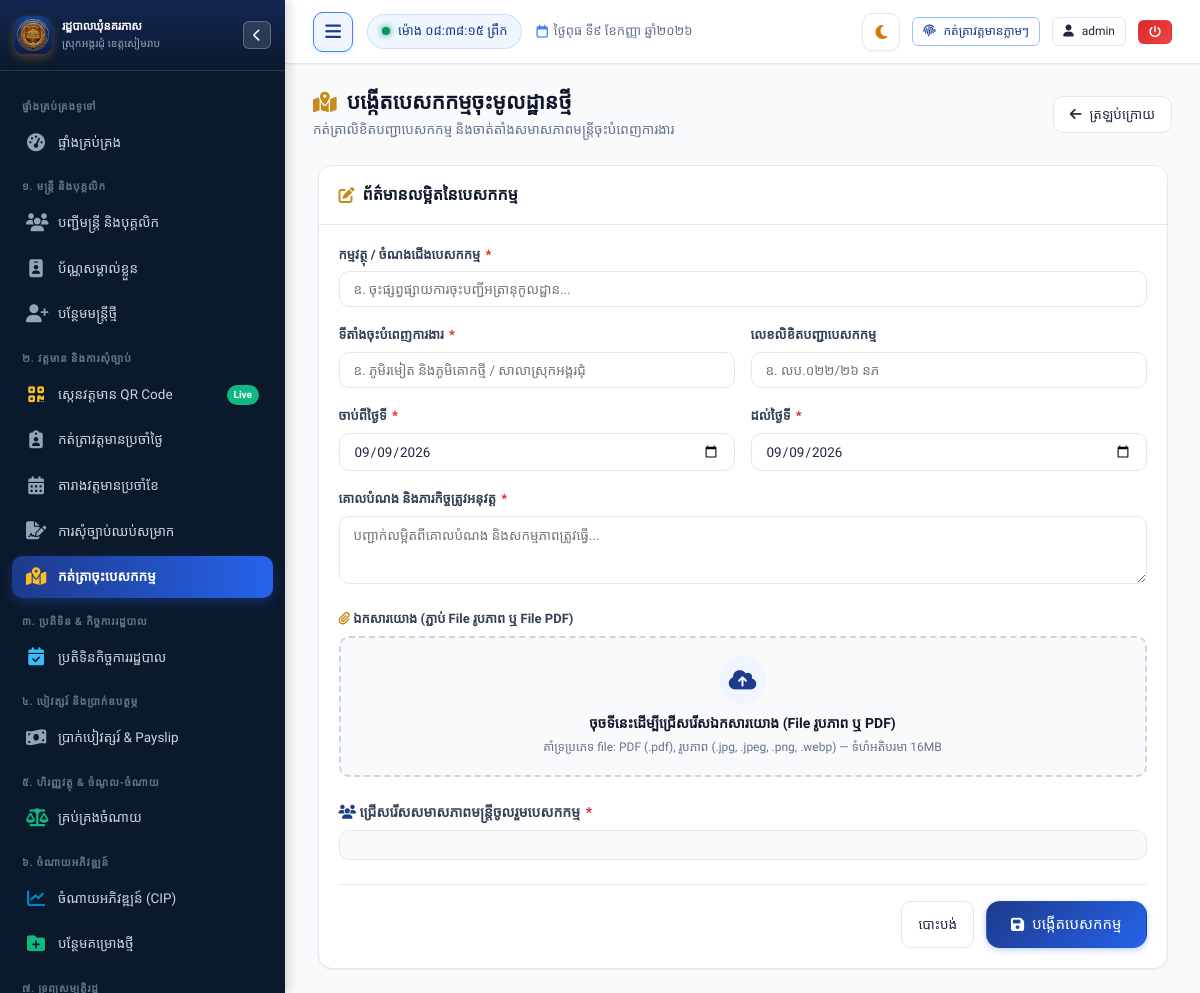
The app's page /missions/new (signed in), older data.
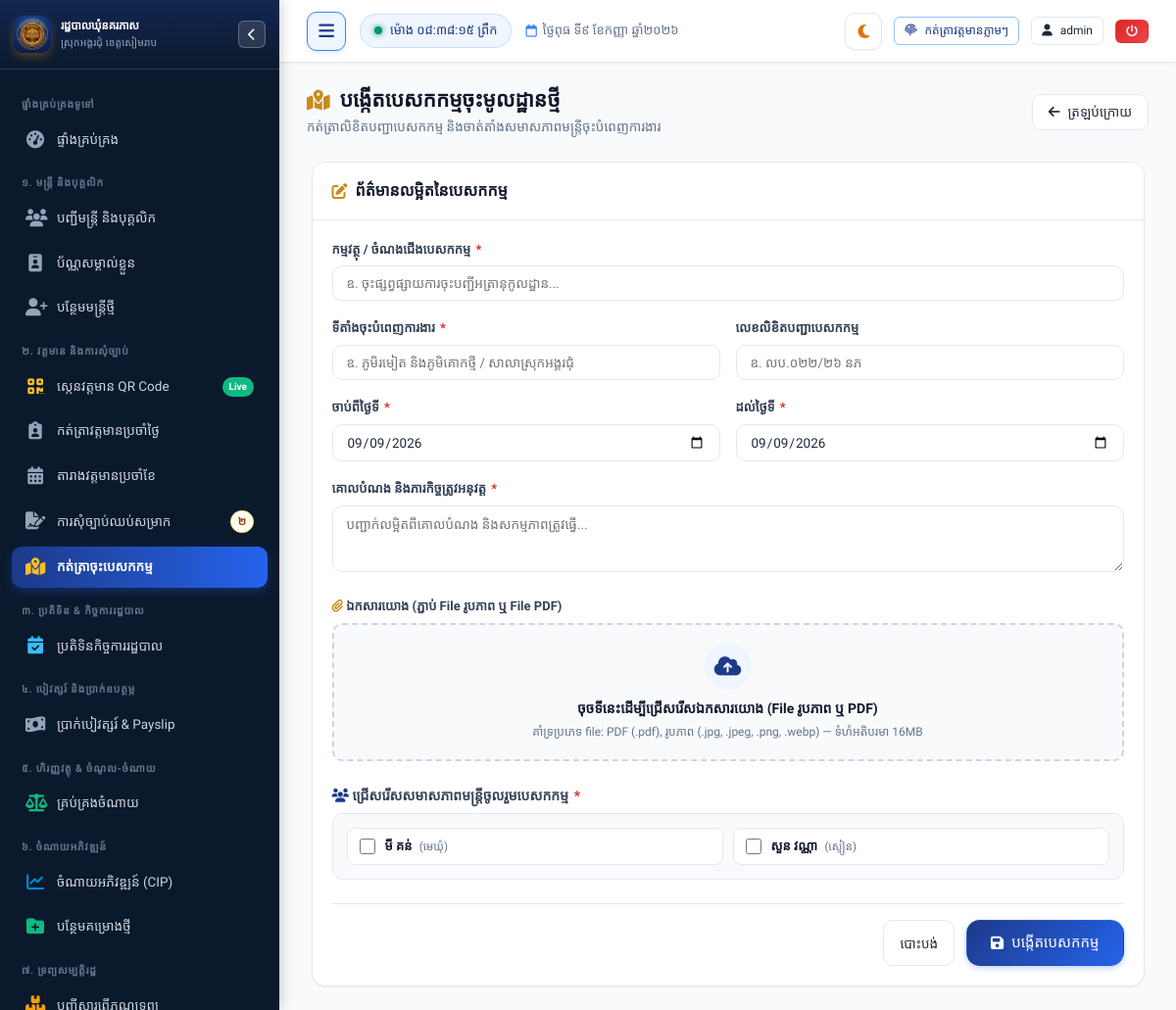
The same page, newer data.
### tables this page shows
CREATE TABLE staff (
        id INTEGER PRIMARY KEY AUTOINCREMENT,
        officer_code TEXT UNIQUE NOT NULL,
        name_kh TEXT NOT NULL,
        name_en TEXT NOT NULL,
        gender TEXT NOT NULL, -- 'ប្រុស', 'ស្រី'
        dob TEXT NOT NULL,
        national_id TEXT,
        phone TEXT,
        email TEXT,
        village TEXT NOT NULL,
        commune TEXT DEFAULT 'នគរភាស',
        district TEXT DEFAULT 'វ៉ារិន',
        province TEXT DEFAULT 'សៀមរាប',
        address TEXT,
        category TEXT NOT NULL, -- 'council', 'clerk', 'contract', 'village'
        position_title_kh TEXT NOT NULL,
        position_title_en TEXT,
        cadre_level TEXT, -- កម្រិតក្របខណ្ឌ
        appointment_date TEXT,
        contract_end_date TEXT,
        base_salary REAL DEFAULT 0,
        position_allowance REAL DEFAULT 0,
        family_allowance REAL DEFAULT 0,
        education_level TEXT,
        photo TEXT,
        status TEXT DEFAULT 'active', -- 'active', 'resigned', 'retired', 'suspended'
        emergency_contact TEXT,
        notes TEXT,
        created_at TIMESTAMP DEFAULT CURRENT_TIMESTAMP,
        updated_at TIMESTAMP DEFAULT CURRENT_TIMESTAMP
    );

### app.py (the view, shortened to what this page needs)
@app.route("/missions/new", methods=["GET", "POST"])
@clerk_or_admin_required
def mission_create():
    conn = get_db()
    cursor = conn.cursor()
    cursor.execute("SELECT id, officer_code, name_kh, position_title_kh, category FROM staff WHERE status = 'active' ORDER BY name_kh")
    active_staff = cursor.fetchall()
    conn.close()
    return render_template("mission/form.html", active_staff=active_staff)

### app.py (called while the page is built, shortened)
@app.teardown_appcontext
def teardown_db(exception=None):
    close_db_connection(exception)

@app.after_request
def add_cache_headers(response):
    if request.path.startswith('/static/css') or request.path.startswith('/static/js'):
        response.headers['Cache-Control'] = 'no-cache, must-revalidate'
    elif request.path.startswith('/static') or request.path == '/favicon.ico':
        response.headers['Cache-Control'] = 'public, max-age=86400'
    return response

@app.before_request
def ensure_database_ready():
    if request.path.startswith('/static') or request.path == '/favicon.ico':
        return

@app.template_filter("kh_num")
def kh_num_filter(val):
    return to_khmer_num(val)

### database.py (called while the page is built, shortened)
def _raw_create_connection():
    conn = sqlite3.connect(DB_PATH)
    conn.row_factory = sqlite3.Row
    conn.execute("PRAGMA foreign_keys = ON")
    conn.execute("PRAGMA journal_mode = WAL")
    conn.execute("PRAGMA synchronous = NORMAL")
    conn.execute("PRAGMA cache_size = -64000")
    return SqliteConnectionWrapper(conn)

    def cursor(self):
        return self._conn.cursor()

### templates/mission/form.html (shortened to what the changed rows need)
{% extends "base.html" %}
{% block content %}
<div class="page-header">
  <div class="page-header-title">
    <h1>
      <i class="fa-solid fa-map-location-dot text-gold"></i>
      <span>បង្កើតបេសកកម្មចុះមូលដ្ឋានថ្មី</span>
    </h1>
  </div>
</div>
<div class="card" style="max-width: 850px; margin: 0 auto;">
  <div class="card-body">
    <form method="POST" action="{{ url_for('mission_create') }}" enctype="multipart/form-data">
      <div class="form-group" style="margin-top: 24px;">
        <label class="form-label" style="font-size: 14px;">
          <i class="fa-solid fa-users" style="color: var(--primary);"></i> ជ្រើសរើសសមាសភាពមន្ត្រីចូលរួមបេសកកម្ម <span class="required">*</span>
        </label>
        <div class="staff-selector-container">
          <div class="staff-checkbox-grid">
            {% for s in active_staff %}
            <label class="staff-checkbox-card">
              <input type="checkbox" name="staff_ids" value="{{ s.id }}">
              <div>
                <span class="staff-name">{{ s.name_kh }}</span>
                <span class="staff-pos">({{ s.position_title_kh }})</span>
              </div>
            </label>
            {% endfor %}
          </div>
        </div>
      </div>
    </form>
  </div>
</div>
{% endblock %}

Row changes from the older to the newer data that the page shows:
added staff: name_kh "មី គន់", position_title_kh "មេឃុំ"
added staff: name_kh "សួន វណ្ណា", position_title_kh "ស្មៀន"
Text that changed along with them:
{{ pending_leaves_count | kh_num }}: (not shown) → "២"
